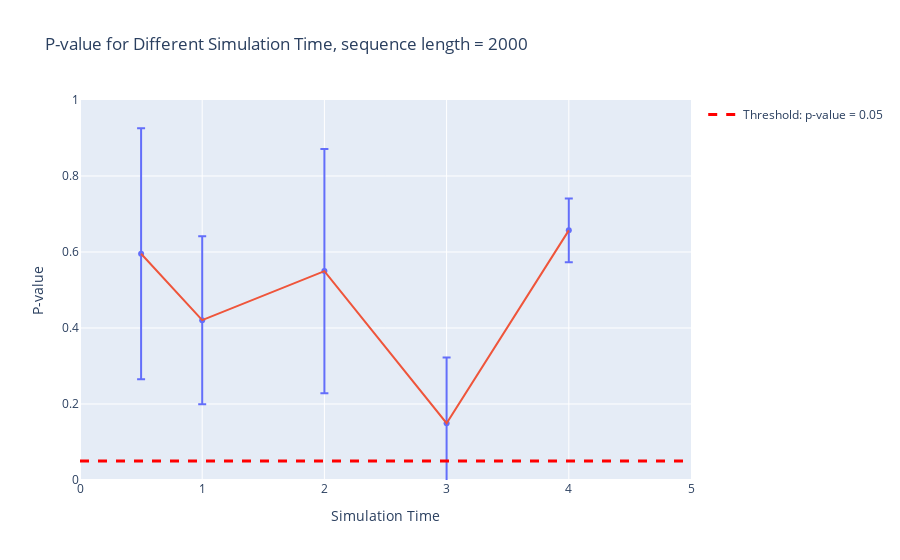

This figure's notebook cell:
### Code cell
# Create a dot plot with error bars for standard deviations
fig_time_pvalue = px.scatter(x=time_range, y=p_value_time_mean_2000,
                             labels={'x': 'Simulation Time', 'y': 'P-value'},
                             title='P-value for Different Simulation Time, sequence length = 2000',
                              error_y=p_value_time_std_dev_2000
                            )

fig_time_pvalue.add_scatter(x=time_range, y=p_value_time_mean_2000, mode='lines', showlegend=False)

# Add a horizontal line at y=0.05
fig_time_pvalue.add_scatter(x=[0, 5], y=[0.05, 0.05],
                              mode='lines', line=dict(color='red', dash='dash', width=3),
                              name='Threshold: p-value = 0.05')
# Save the plot as a PDF
# fig_repeat_pvalue.write_image("P_value_length_time.pdf")
fig_time_pvalue.update_yaxes(range=[0, 1])
fig_time_pvalue.update_xaxes(range=[0, 5])

# Show the plot
fig_time_pvalue.show()

### Figure 1 — Plotly figure (JSON) as saved in the notebook; plotly's stock layout.template omitted (floating-point values rounded to 4 significant figures)
{"data": [{"error_y": {"array": [0.3302, 0.2211, 0.3215, 0.1727, 0.08369]}, "hovertemplate": "Simulation Time=%{x}<br>P-value=%{y}<extra></extra>", "legendgroup": "", "marker": {"color": "#636efa", "symbol": "circle"}, "mode": "markers", "name": "", "orientation": "v", "showlegend": false, "type": "scatter", "x": [0.5, 1, 2, 3, 4], "xaxis": "x", "y": [0.5955, 0.4206, 0.5498, 0.1495, 0.657], "yaxis": "y"}, {"mode": "lines", "showlegend": false, "type": "scatter", "x": [0.5, 1, 2, 3, 4], "y": [0.5955, 0.4206, 0.5498, 0.1495, 0.657]}, {"line": {"color": "red", "dash": "dash", "width": 3}, "mode": "lines", "name": "Threshold: p-value = 0.05", "type": "scatter", "x": [0, 5], "y": [0.05, 0.05]}], "layout": {"legend": {"tracegroupgap": 0}, "title": {"text": "P-value for Different Simulation Time, sequence length = 2000"}, "xaxis": {"anchor": "y", "domain": [0, 1], "range": [0, 5], "title": {"text": "Simulation Time"}}, "yaxis": {"anchor": "x", "domain": [0, 1], "range": [0, 1], "title": {"text": "P-value"}}}}
